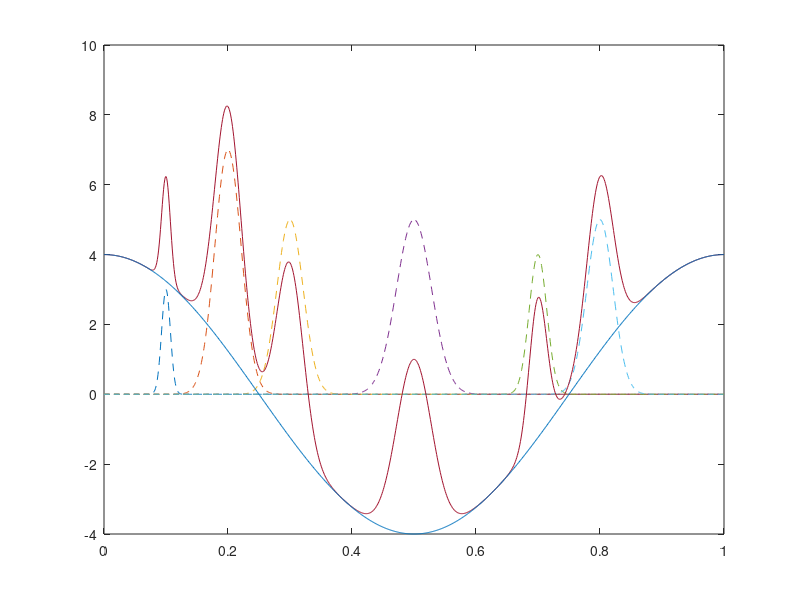

Recreate this plot in MATLAB. (Note: this script raises an error after producing the figure.)
x = linspace(0,1,1000);

%Base curves superimposition
base = 4*cos(2*pi*x);

Pos = [1 2 3 5 7 8]/10;%position of the peak
Hgt = [3 7 5 5 4 5];%heigth of the peak
Wdt = [1 3 3 4 2 3]/100;%width of the peak
figure(1);
for n = 1:length(Pos)
    %Gauss curves creation
    Gauss(n,:) =  Hgt(n)*exp(-((x - Pos(n))/Wdt(n)).^2);
    %Plot of the curve
    plot(x,Gauss(n,:),'--')
    hold on;
end

PeakSig = sum(Gauss)+base;
%plot of the base
plot(x,PeakSig,x,base)

figure(2);
%findpeaks will plot PeakSig automatically
findpeaks(PeakSig,x,'MinPeakProminence',4,'Annotate','extents')
%[pks,locs,widths,proms] = findpeaks(PeakSig,x);